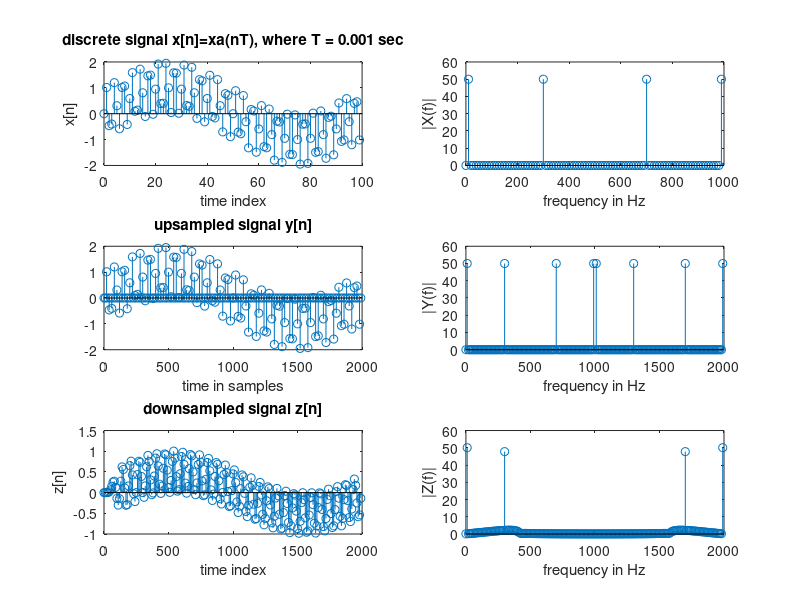

Source code (MATLAB):
% Chebyshev lowpass filter
[b,a] = cheby1(9,0.05,0.4); % cut-off freq. = 0.8 pi = 400 Hz

% signal x
f1 = 10;   % 10 Hz sine wave
f2 = 300;  % 300 Hz sine wave
T = 0.001; % sampling freq. = 1000 Hz
N = 100;
n = 0:1:N-1;
x = sin(2*pi*f1*n*T)+sin(2*pi*f2*n*T);
subplot(3, 2, 1); stem(n, x);
xlabel('time index'); ylabel('x[n]');
title('discrete signal x[n]=xa(nT), where T = 0.001 sec');

% DFT of x
f = n/T/N;
subplot(3, 2, 2); stem(f, abs(fft(x)));
xlabel('frequency in Hz'); ylabel('|X(f)|');

% upsampling
y = upsample(x,2);
n = 0:1:2*N-1;
f = n / (T/2) / (2*N);
subplot(3,2,3); stem(f,y);
xlabel('time in samples');
title('upsampled signal y[n]');

% DFT of y
subplot(3, 2, 4); stem(f, abs(fft(y)));
xlabel('frequency in Hz'); ylabel('|Y(f)|');

% lowpass filtering & Decimation & DFT
z=filter(b, a, y);
subplot(3, 2, 5); stem(f, z);
xlabel('time index'); ylabel('z[n]');
title('downsampled signal z[n]');
subplot(3, 2, 6); stem(f, abs(fft(z)));
xlabel('frequency in Hz'); ylabel('|Z(f)|');